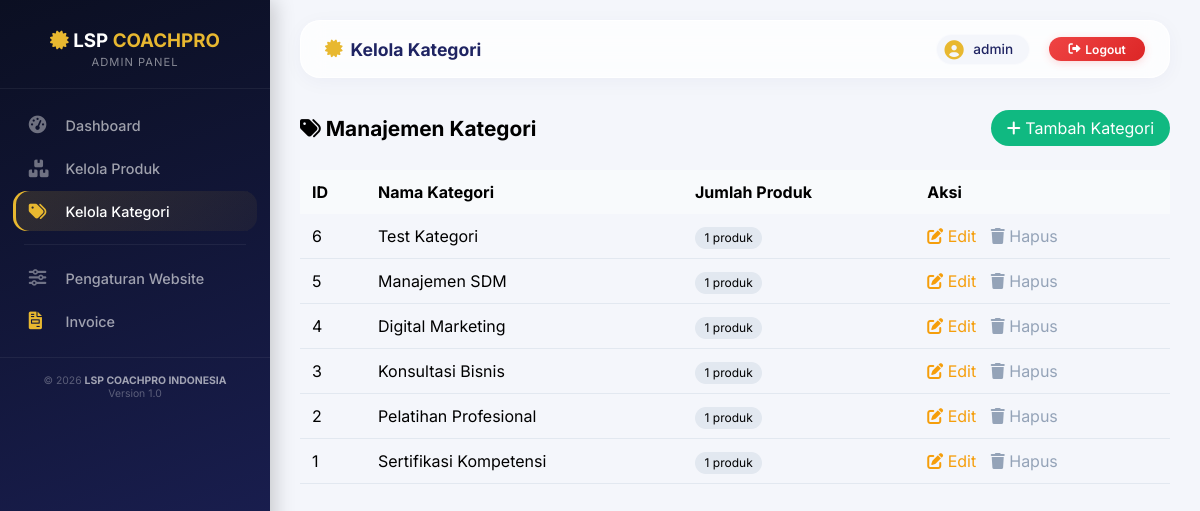
The app's page /katalog/admin/categories.php (signed in) with its own data.
### tables this page shows
CREATE TABLE `categories` (
  `id` int(11) NOT NULL,
  `name` varchar(100) NOT NULL,
  `created_at` timestamp NOT NULL DEFAULT current_timestamp()
);

### katalog/admin/categories.php (the view, shortened to what this page needs)
<?php
global $conn;
$edit_category = null;
$stmt_cat = mysqli_prepare($conn, "SELECT c.*, COUNT(p.id) as product_count
                                    FROM categories c
                                    LEFT JOIN products p ON c.id = p.category_id
                                    GROUP BY c.id
                                    ORDER BY c.id DESC");
mysqli_stmt_execute($stmt_cat);
$categories = mysqli_stmt_get_result($stmt_cat);
include 'includes/header.php';
?>
<div style="display: flex; justify-content: space-between; align-items: center; margin-bottom: 1.5rem; flex-wrap: wrap; gap: 1rem;">
    <h2 style="font-size: 1.3rem;"><i class="fas fa-tags"></i> Manajemen Kategori</h2>
    <?php if (!$edit_category): ?>
        <a href="?add" style="background: #10b981; color: white; padding: 0.5rem 1rem; border-radius: 30px; text-decoration: none;">
            <i class="fas fa-plus"></i> Tambah Kategori
        </a>
    <?php endif; ?>
</div>
<div style="overflow-x: auto;">
    <table style="width: 100%; border-collapse: collapse;">
        <thead>
            <tr style="background: #f8fafc;">
                <th style="padding: 0.75rem; text-align: left;">ID</th>
                <th style="padding: 0.75rem; text-align: left;">Nama Kategori</th>
                <th style="padding: 0.75rem; text-align: left;">Jumlah Produk</th>
                <th style="padding: 0.75rem; text-align: left;">Aksi</th>
            </tr>
        </thead>
        <tbody>
            <?php if (mysqli_num_rows($categories) > 0): ?>
                <?php while($cat = mysqli_fetch_assoc($categories)): ?>
                <tr>
                    <td style="padding: 0.75rem; border-bottom: 1px solid #e2e8f0;"><?= $cat['id'] ?></td>
                    <td style="padding: 0.75rem; border-bottom: 1px solid #e2e8f0;"><?= htmlspecialchars($cat['name']) ?></td>
                    <td style="padding: 0.75rem; border-bottom: 1px solid #e2e8f0;">
                        <span style="background: #e2e8f0; padding: 0.2rem 0.6rem; border-radius: 20px; font-size: 0.75rem;">
                            <?= $cat['product_count'] ?> produk
                        </span>
                    </td>
                    <td style="padding: 0.75rem; border-bottom: 1px solid #e2e8f0;">
                        <a href="?edit=<?= $cat['id'] ?>" style="color: #f59e0b; text-decoration: none; margin-right: 10px;"><i class="fas fa-edit"></i> Edit</a>
                        <?php if ($cat['product_count'] == 0): ?>
                            <a href="?delete=<?= $cat['id'] ?>" style="color: #ef4444; text-decoration: none;" onclick="return confirm('Yakin hapus kategori ini?')"><i class="fas fa-trash"></i> Hapus</a>
                        <?php else: ?>
                            <span style="color: #94a3b8; cursor: not-allowed;" title="Kategori memiliki produk, tidak bisa dihapus"><i class="fas fa-trash"></i> Hapus</span>
                        <?php endif; ?>
                    </td>
                </tr>
                <?php endwhile; ?>
            <?php endif; ?>
        </tbody>
    </table>
</div>
<?php
include 'includes/footer.php';
?>

### katalog/admin/includes/header.php (style rules this page uses)
:root { --primary: #1f2462; --primary-light: #2a2f7a; --gold: #e8b830; --gold-light: #f5d76e; --bg-body: #f4f6fb; --card-shadow: 0 12px 30px rgba(31, 36, 98, 0.08); --sidebar-width: 270px; }
* { margin: 0; padding: 0; box-sizing: border-box; }
body { font-family: 'Inter', sans-serif; background: var(--bg-body); min-height: 100vh; overflow-x: hidden; }

### records on screen
categories: id "6", name "Test Kategori", product_count "1"
categories: id "5", name "Manajemen SDM", product_count "1"
categories: id "4", name "Digital Marketing", product_count "1"
categories: id "3", name "Konsultasi Bisnis", product_count "1"
categories: id "2", name "Pelatihan Profesional", product_count "1"
categories: id "1", name "Sertifikasi Kompetensi", product_count "1"

### other values on screen
$page_title "Kelola Kategori"
$_SESSION['admin_username'] "admin"
